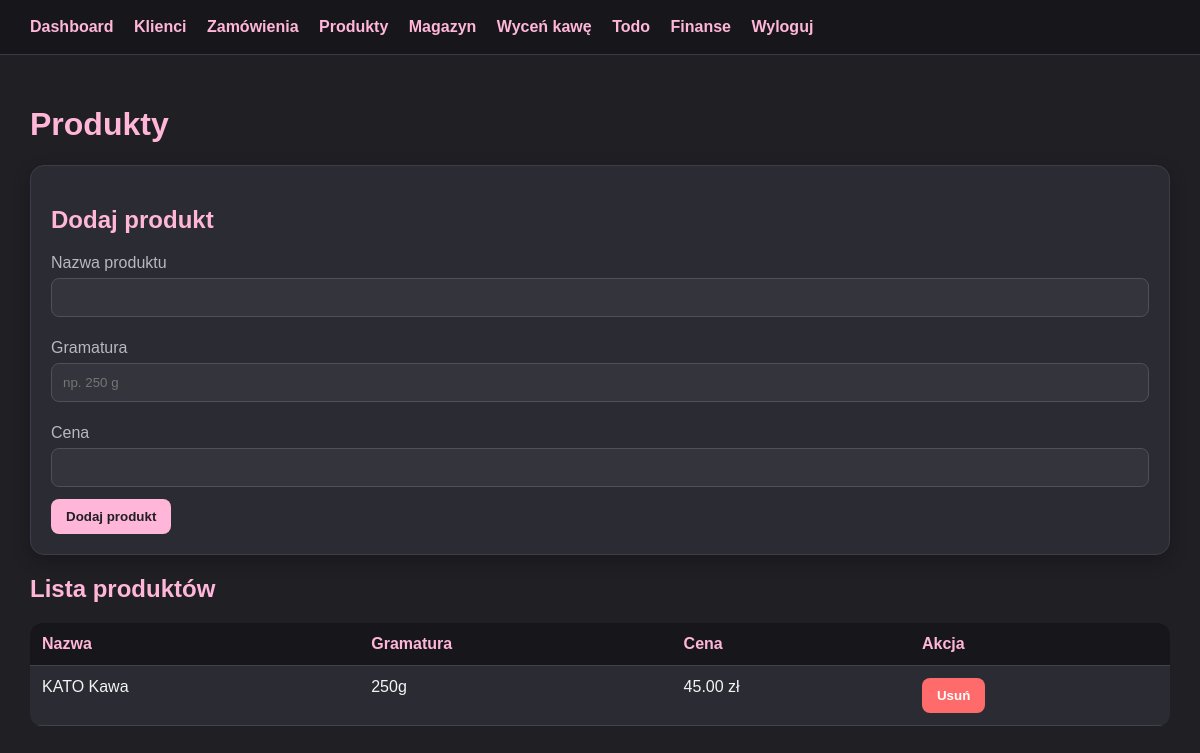
Page /products (signed in) on the committed database.
### tables this page shows
CREATE TABLE products (
            id INTEGER PRIMARY KEY AUTOINCREMENT,
            name TEXT NOT NULL,
            weight TEXT,
            price REAL NOT NULL
        );

### app.py (the view, shortened to what this page needs)
@app.route("/products", methods=["GET", "POST"])
@login_required
def products():
    conn = get_db()
    products_list = conn.execute("SELECT * FROM products ORDER BY id DESC").fetchall()
    conn.close()
    return render_template("products.html", products=products_list)

### app.py (called while the page is built)
def get_db():
    conn = sqlite3.connect(DB_NAME)
    conn.row_factory = sqlite3.Row
    return conn

def login_required(function):
    @wraps(function)
    def wrapper(*args, **kwargs):
        if not session.get("logged_in"):
            return redirect(url_for("login"))
        return function(*args, **kwargs)
    return wrapper

### templates/products.html
{% extends "base.html" %}
{% block content %}
<h1>Produkty</h1>
<div class="card">
    <h2>Dodaj produkt</h2>
    <form method="post">
        <label>Nazwa produktu</label>
        <input name="name" required>
        <label>Gramatura</label>
        <input name="weight" placeholder="np. 250 g">
        <label>Cena</label>
        <input name="price" type="number" step="0.01" required>
        <button type="submit">Dodaj produkt</button>
    </form>
</div>
<h2>Lista produktów</h2>
<table>
    <tr>
        <th>Nazwa</th>
        <th>Gramatura</th>
        <th>Cena</th>
        <th>Akcja</th>
    </tr>
    {% for product in products %}
    <tr>
        <td>{{ product["name"] }}</td>
        <td>{{ product["weight"] }}</td>
        <td>{{ "%.2f"|format(product["price"]) }} zł</td>
        <td>
            <form method="post" action="/products/delete/{{ product['id'] }}">
                <button class="delete" type="submit">Usuń</button>
            </form>
        </td>
    </tr>
    {% endfor %}
</table>
{% endblock %}

### templates/base.html (style rules this page uses)
:root { --bg: #1f1f24; --panel: #2b2b33; --panel2: #34343d; --text: #f4f4f5; --muted: #b8b8c2; --pink: #ffb6d9; --pink2: #ff8fc7; --danger: #ff6b6b; --green: #8ee6a8; }
* { box-sizing: border-box; }
body { margin: 0; background: var(--bg); color: var(--text); font-family: Arial, sans-serif; }
h1, h2, h3 { color: var(--pink); }
.card { background: var(--panel); border: 1px solid #3d3d48; border-radius: 14px; padding: 20px; margin-bottom: 16px; box-shadow: 0 6px 18px rgba(0,0,0,0.22); }
label { color: var(--muted); margin-top: 10px; display: block; }
input, textarea, select { width: 100%; padding: 11px; margin: 6px 0 12px; background: var(--panel2); color: var(--text); border: 1px solid #50505d; border-radius: 8px; }
button, .btn { background: var(--pink); color: #1f1f24; border: none; padding: 10px 15px; border-radius: 8px; font-weight: bold; cursor: pointer; text-decoration: none; display: inline-block; }
.delete { background: var(--danger); color: white; }
table { width: 100%; border-collapse: collapse; background: var(--panel); border-radius: 12px; overflow: hidden; }
th, td { border-bottom: 1px solid #42424d; padding: 12px; text-align: left; vertical-align: top; }
th { background: #17171b; color: var(--pink); }

### rows in the picture
products: name "KATO Kawa", weight "250g", price "45.00"
